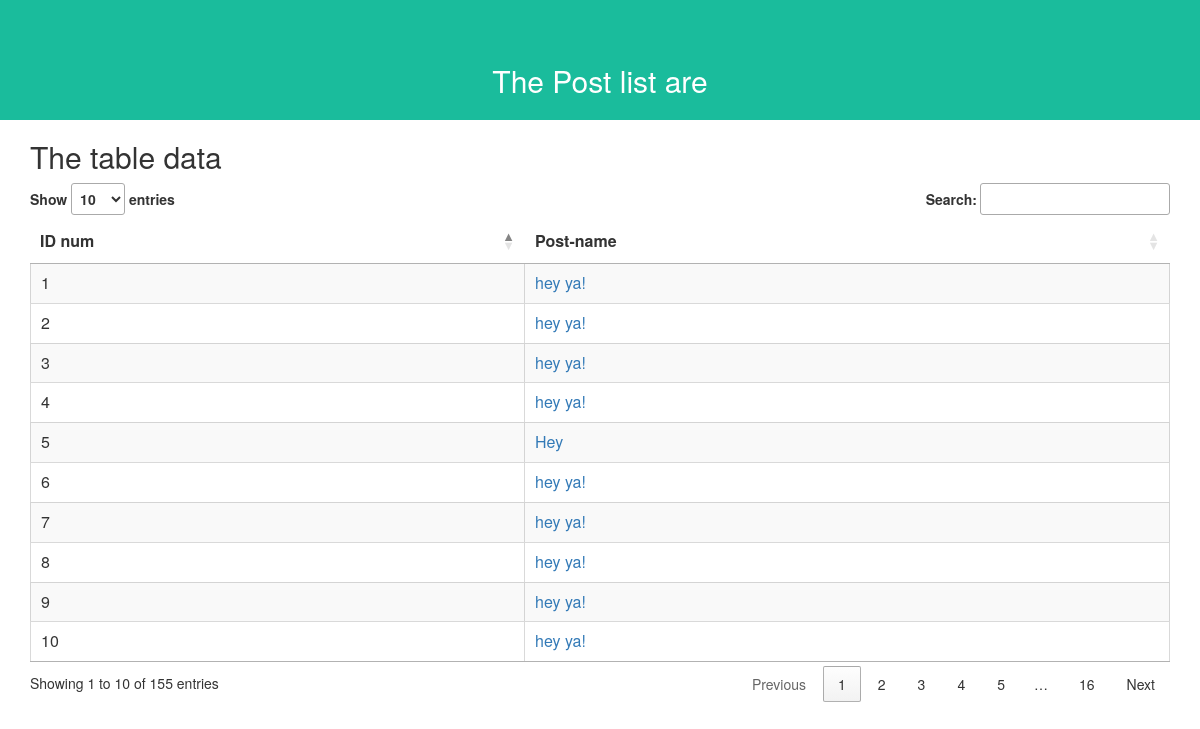
Page /Post/index on the committed database.
### app1/models.py (models this page shows, shortened)
class Post(models.Model):
    name = models.CharField(max_length=200)
    id_val = models.BooleanField(default=False)

### app1/views.py (the view)
# urls.py: path('Post/index',index),
def index(request):
    template = loader.get_template('index.html')
    if(request.method =='GET'):
        post_all = Post.objects.all()
        post_serializer = PostSerializer(post_all,many=True)
        context = {
            'new_post_id' : post_serializer.data,
        }
        return HttpResponse(template.render(context, request))
    return HttpResponseNotFound("Not Found")

### app1/templates/index.html (shortened to what this page needs)
<head xmlns="">
    <link href="http://maxcdn.bootstrapcdn.com/bootstrap/3.2.0/css/bootstrap.min.css" rel="stylesheet">
    <link rel="stylesheet" href="http://cdn.datatables.net/1.10.2/css/jquery.dataTables.min.css">
</head>
<body>
    <div class="main">
        <div class="head">
            {% include "base.html" %}
        </div>
    {% block content %}
    <div class = "container">
        <div class="Top-table">
            <h2>The table data</h2>
        </div>
        <div class="data">
            <table id="myTable" class="table table-striped cell-border">
                 <thead>
          <tr>
            <th>ID num</th>
            <th>Post-name</th>
          </tr>
            </thead>
                {% for val in new_post_id %}
                <tr>
                    <td>{{val.id}}</td>
                    <td><a class="link">{{val.name}}</a></td>
                </tr>
                {% endfor %}
            </table>
        </div>
    </div>
    {% endblock %}
        </div>
</body>
</html>

### app1/templates/base.html (shortened to what this page needs)
    <div class="head-main">
                <div class="head" style="padding: 60px; text-align: center; background: #1abc9c; color: white; font-size: 30px; height : 12px">
                    <span id="header">
                        The Post list are
                    </span>

### rows in the picture
Post: name "hey ya!"
Post: name "hey ya!"
Post: name "hey ya!"
Post: name "hey ya!"
Post: name "Hey"
Post: name "hey ya!"
Post: name "hey ya!"
Post: name "hey ya!"
Post: name "hey ya!"
Post: name "hey ya!"

### other values in the picture
{{ val.id }} "1" "2" "3" "4" "5" "6" "7" "8" "9" "10"
